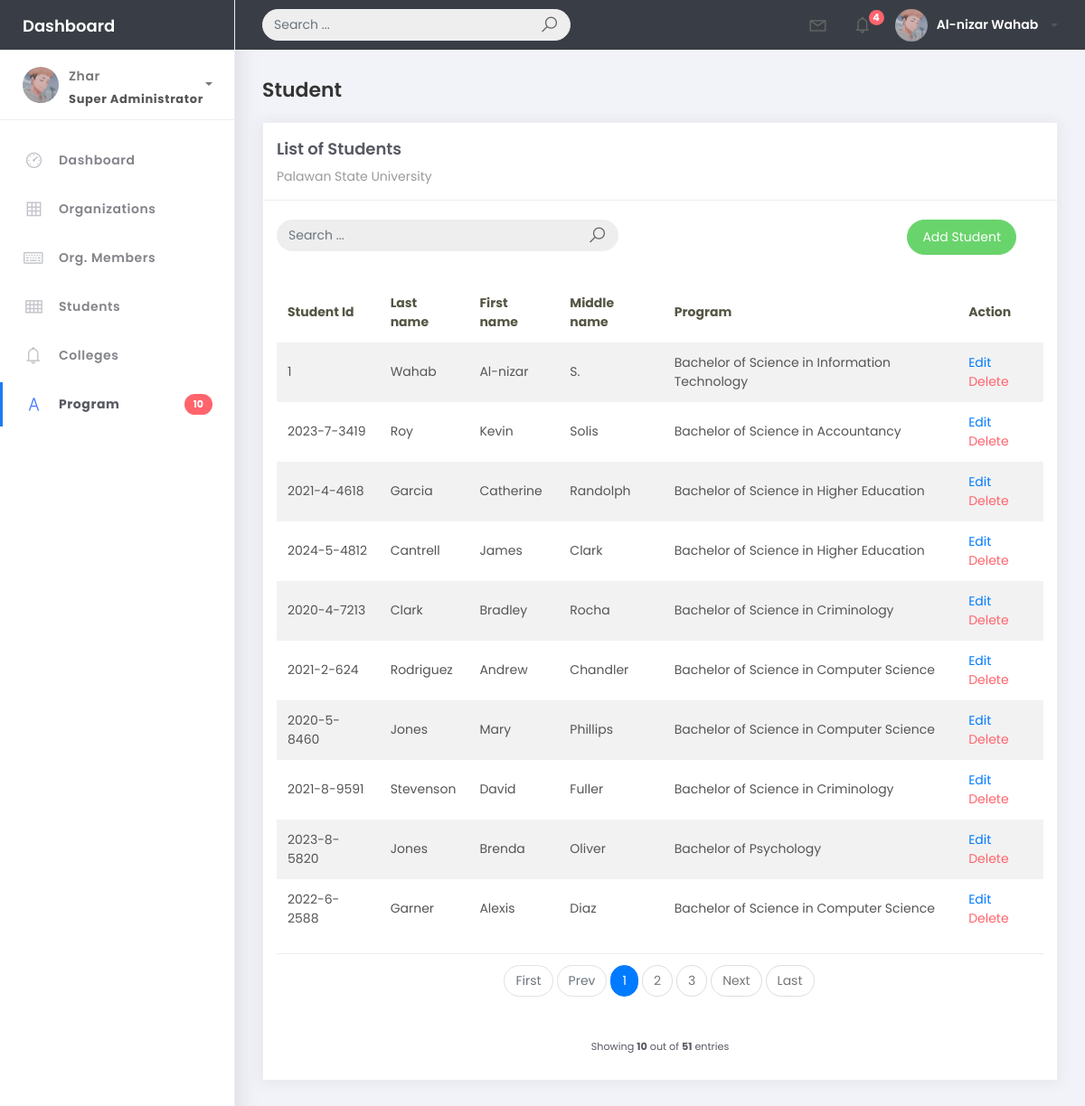
Screenshot of /student_list with the database file from the repository.
### studentorg/models.py (models this page shows, shortened)
class BaseModel(models.Model):
    created_at = models.DateTimeField(auto_now_add=True, db_index=True)
    updated_at = models.DateTimeField(auto_now=True)
    class Meta:
        abstract = True

class Student(BaseModel):
    student_id = models.CharField(max_length=15)
    lastname = models.CharField(max_length=25)
    firstname = models.CharField(max_length=25)
    middlename = models.CharField(max_length=25, blank=True, null=True)
    program = models.ForeignKey(Program, on_delete=models.CASCADE)

class Program(BaseModel):
    prog_name = models.CharField(max_length=150)
    college = models.ForeignKey(College, on_delete=models.CASCADE)
    def __str__(self):
        return self.prog_name

### studentorg/views.py (the view)
# urls.py: path('student_list', StudentList.as_view(), name='student-list'),
class StudentList(ListView):
    model = Student
    context_object_name = 'student'
    template_name = 'student/stud_list.html'
    paginate_by = 10
    def get_queryset(self, *args, **kwargs):
        qs = super(StudentList, self).get_queryset(*args, **kwargs)
        if self.request.GET.get("q") != None:
            query = self.request.GET.get('q')
            qs = qs.filter(Q(firstname__icontains=query) |
                        Q (lastname__icontains=query) |
                        Q (middlename__icontains=query) |
                        Q (student_id__icontains=query))
        return qs

### templates/student/stud_list.html (shortened to what this page needs)
{% extends 'base.html' %} {% load static %} {% block content %}
<div class="content">
  <div class="container-fluid">
    <h4 class="page-title">Student</h4>
    <div class="row">
      <div class="col-md-12">
        <div class="card">
          <div class="card-header">
            <div class="card-title">List of Students</div>
            <div class="card-category">Palawan State University</div>
          </div>
          <br />
          <div class="col-md-12 row">
            <div class="col-md-6">
              <form class="navbar-left navbar-form nav-search mr-md-3" action="{% url 'student-list' %}">
                <div class="input-group">
                  <input type="text" placeholder="Search ..." class="form-control" name="q"/>
                  <div class="input-group-append">
                    <span class="input-group-text">
                      <i class="la la-search search-icon"></i>
                    </span>
                  </div>
                </div>
              </form>
            </div>
            <div class="col-md-6">
              <div class="pull-right">
                <a
                  href="{% url 'student-add' %}"
                  class="btn btn-success btn-rounded"
                  >Add Student</a>
              </div>
            </div>
          </div>
          <div class="card-body">
            <table class="table table-striped mt-3">
              <thead>
                <tr>
                  <th scope="col">Student Id</th>
                  <th scope="col">Last name</th>
                  <th scope="col">First name</th>
                  <th scope="col">Middle name</th>
                  <th scope="col">Program</th>
                  <th scope="col">Action</th>
                </tr>
              </thead>
              <tbody>
                {% for object in object_list %}
                <tr>
                  <td>{{ object.student_id}}</td>
                  <td>{{ object.lastname }}</td>
                  <td>{{ object.firstname }}</td>
                  <td>{{ object.middlename }}</td>
                  <td>{{ object.program }}</td>
                  <td>
                    <a href="student_list/{{object.id}}">Edit</a>
                    <a
                      href="student_list/{{object.id}}/delete"
                      class="text-danger"
                      >Delete</a
                    >
                  </td>
                </tr>
                {% endfor %}
              </tbody>
            </table>
            {% include 'includes/pagination.html' %}
          </div>
        </div>
      </div>
    </div>
  </div>
</div>
{% endblock %}

### rows the page displays
Student: student_id "1", lastname "Wahab", firstname "Al-nizar", middlename "S.", program "Bachelor of Science in Information Technology"
Student: student_id "2023-7-3419", lastname "Roy", firstname "Kevin", middlename "Solis", program "Bachelor of Science in Accountancy"
Student: student_id "2021-4-4618", lastname "Garcia", firstname "Catherine", middlename "Randolph", program "Bachelor of Science in Higher Education"
Student: student_id "2024-5-4812", lastname "Cantrell", firstname "James", middlename "Clark", program "Bachelor of Science in Higher Education"
Student: student_id "2020-4-7213", lastname "Clark", firstname "Bradley", middlename "Rocha", program "Bachelor of Science in Criminology"
Student: student_id "2021-2-624", lastname "Rodriguez", firstname "Andrew", middlename "Chandler", program "Bachelor of Science in Computer Science"
Student: student_id "2020-5-8460", lastname "Jones", firstname "Mary", middlename "Phillips", program "Bachelor of Science in Computer Science"
Student: student_id "2021-8-9591", lastname "Stevenson", firstname "David", middlename "Fuller", program "Bachelor of Science in Criminology"
Student: student_id "2023-8-5820", lastname "Jones", firstname "Brenda", middlename "Oliver", program "Bachelor of Psychology"
Student: student_id "2022-6-2588", lastname "Garner", firstname "Alexis", middlename "Diaz", program "Bachelor of Science in Computer Science"

### other values shown
{{ page_num }} "1"
{{ page_num }} "2" "3"
{{ object_list.count }} "10"
{{ paginator.count }} "51"
